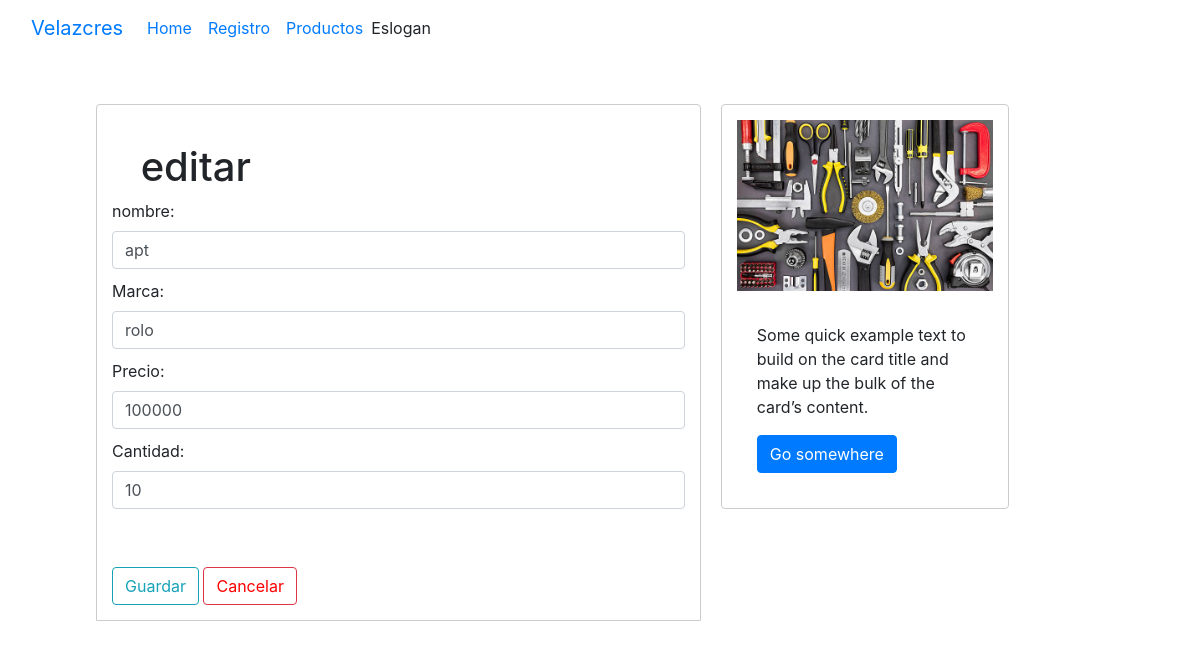
The page /producto/2 on the database as committed earlier.
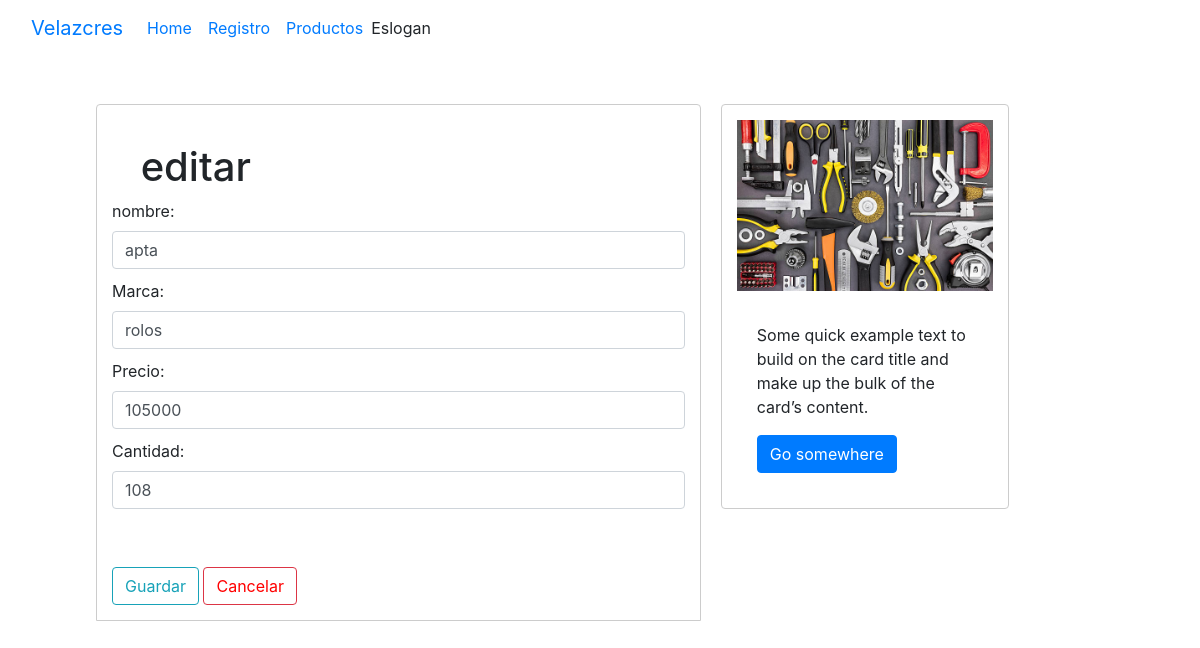
The same page on the database as committed later.
### tables this page shows
CREATE TABLE "productos" (
	"id"	INTEGER,
	"nombre"	TEXT,
	"marca"	TEXT,
	"moneda"	TEXT,
	"precio"	NUMERIC,
	"cantidad"	INTEGER,
	"precioporunidad"	NUMERIC,
	"tasapago"	NUMERIC,
	"precioD"	NUMERIC,
	"precio_venta"	NUMERIC,
	"ganancia_estimadaD"	NUMERIC,
	"ganancia_estimadaBs"	NUMERIC,
	PRIMARY KEY("id" AUTOINCREMENT)
);

### conect.py (the view)
@app.route('/producto/<int:producto_id>')
def editar_producto(producto_id):
    with sqlite3.connect(DB_PATH) as conn:
        conn.row_factory = sqlite3.Row
        cursor = conn.cursor()
        cursor = conn.execute('SELECT * FROM productos WHERE id = ?', (producto_id,))
        producto = cursor.fetchone()
    if producto is None:
        return "Producto no encontrado", 404
    return render_template('editar.html', producto=producto)

### templates/editar.html (shortened to what this page needs)
<!DOCTYPE html>
<html lang="en">
<head>
    <link rel="stylesheet" href="https://cdn.jsdelivr.net/npm/bootstrap@4.4.1/dist/css/bootstrap.min.css">
    <link rel="stylesheet" href="{{ url_for('static', filename='css/style.css') }}">
</head>
<body>
<header>
        <nav class="navbar navbar-expand-lg bg-body-tertiary">
  <div class="container-fluid">
    <a class="navbar-brand" href="#">Velazcres</a>
    <div class="collapse navbar-collapse" id="navbarText">
      <ul class="navbar-nav me-auto mb-2 mb-lg-0">
        <li class="nav-item">
          <a class="nav-link active" aria-current="page" href="{{ url_for('listado') }}">Home</a>
        </li>
        <li class="nav-item">
          <a class="nav-link" href="{{ url_for('cotizacion_int') }}">Registro</a>
        </li>
        <li class="nav-item">
          <a class="nav-link" href="{{ url_for('mostrador') }}">Productos</a>
        </li>
      </ul>
      <span class="navbar-text">
        Eslogan
      </span>
    </div>
  </div>
</nav>
</header>
<div  class="contenedor-formularios">
    <div class="form-group rounded-top">
      <div>
    <h1>editar</h1>
    <form method="POST" action="{{ url_for('actualizar_producto', producto_id=producto['id'])}}">
        <label for="">nombre:</label><br>
        <input type="text" class="form-control" name="nombre" id="nombre"  value="{{producto['nombre']}}" required>
        <label for="">Marca:</label><br>
        <input type="text" class="form-control" name="marca" id="marca" value="{{producto['marca']}}">
        <label for="">Precio:</label><br>
        <input type="text" class="form-control" name="precio" id="precio" step="0.01" value="{{producto['precio']}}" required>
        <label for="">Cantidad:</label><br>
        <input type="number" class="form-control" name="cantidad" id="cantidad" value="{{producto['cantidad']}}"> <br><br>
      </div>
      <button class="btn btn-outline-info" type="submit">Guardar</button>
        <button class="btn btn-outline-danger " ><a class="text-decoration-none boton-cancelar-editar" style="color: red;" href="{{ url_for('mostrador') }}">Cancelar</a></button>
    </div>
        <div class="card form-group" style="width: 18rem; height: 55%;">
            <img class="editar-img" src="{{ url_for('static', filename='img/productos/' + producto['id']|string + '.jpg') }}" class="card-img-top" alt="...">
         <div class="card-body">
            <p class="card-text">Some quick example text to build on the card title and make up the bulk of the card’s content.</p>
            <a href="#" class="btn btn-primary">Go somewhere</a>
         </div>
        </div>
</div>
</body>
</html>

### static/css/style.css (style rules this page uses)
.contenedor-formularios { display: flex; gap: 20px; align-items: stretch; margin-left: 8%; margin-right: 8%; margin-top: 4%; margin-bottom: 4%; }
.form-group { border: 1px solid #ccc; padding: 15px; box-sizing: border-box; }
.form-group:first-child { width: 60%; }
.form-group:last-child { width: 40%; }
.form-control { width: 100%; margin-bottom: 10px; }

### static/css/mostrador.css (style rules this page uses)
h1 { margin-left: 5%; margin-top: 4%; }

### static/css/editar.css (style rules this page uses)
.editar-img { max-width: 350px; max-height: 400px; }
input[type="number"] { -moz-appearance: textfield; }
.boton-cancelar-editar { color: red; }

Rows that differ between the two databases and show on the page:
changed productos: nombre "apt" → "apta"; marca "rolo" → "rolos"; precio "100000" → "105000"; cantidad "10" → "108"
